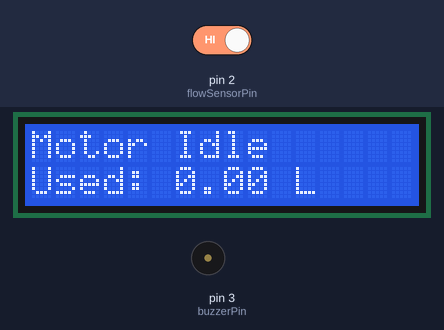
The sketch below on a simulated Arduino Uno, built with avr-gcc and run on an emulated ATmega328P. On the bench: 16×2 character LCD, buzzer (waves = sounding, pin HIGH). The test bench sets the inputs (shaded band); at power-on: pin 2 (flowSensorPin) HIGH. What the sketch prints to the serial monitor is not drawn.

Above: at 4.7 s.
4.8 s: pin 2 (flowSensorPin) driven LOW
At 5.9 s:
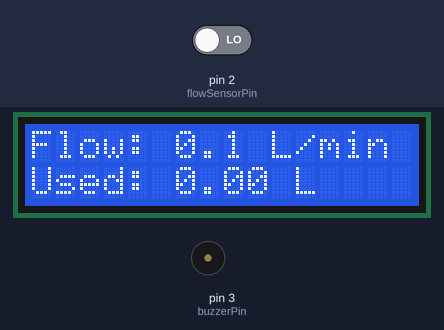
At 8.3 s:
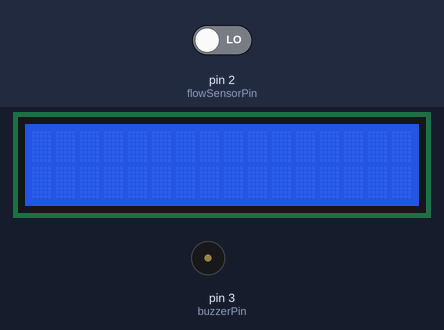
Timing chart, 0 to 9.8 s (numbered marks = the images above; inputs shaded):
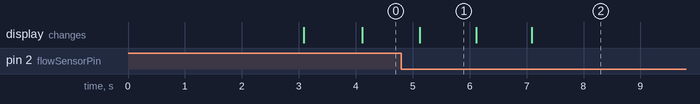

Measured:
- after the input at 4.8 s, the display: changes after 0.32 s (image 1)
- what the display in image 1 shows lasts 1.0 s, from 5.1 s to 6.1 s

The sketch:

PROJECT.ino
```cpp
#include <Wire.h>
#include <LiquidCrystal_I2C.h>

LiquidCrystal_I2C lcd(0x27, 16, 2);  // Try 0x3F if 0x27 doesn't work

const int flowSensorPin = 2;
const int buzzerPin = 3;

volatile int pulseCount;
float flowRate;
float totalLitres = 0;
unsigned long previousMillis;
bool motorIdle = false;
bool buzzerAlerted = false;

void setup() {
  pinMode(flowSensorPin, INPUT_PULLUP);
  pinMode(buzzerPin, OUTPUT);
  digitalWrite(buzzerPin, LOW);

  Serial.begin(115200);

  lcd.init();
  lcd.backlight();

  // Show project heading
  lcd.setCursor(0, 0);
  lcd.print("H2O TRACKER");
  lcd.setCursor(0, 1);
  lcd.print("DAILY USAGE");
  delay(3000);
  lcd.clear();

  attachInterrupt(digitalPinToInterrupt(flowSensorPin), pulseCounter, FALLING);
  previousMillis = millis();
}

void loop() {
  unsigned long currentMillis = millis();

  if ((currentMillis - previousMillis) >= 1000) {
    detachInterrupt(digitalPinToInterrupt(flowSensorPin));

    flowRate = ((1000.0 / (currentMillis - previousMillis)) * pulseCount) / 7.5;
    float litresPerMinute = flowRate;
    float litresUsedThisSecond = litresPerMinute / 60.0;
    totalLitres += litresUsedThisSecond;

    bool limitExceeded = totalLitres >= 0.5;

    lcd.clear();

    if (flowRate > 0.0) {
      motorIdle = false;
      lcd.setCursor(0, 0);
      lcd.print("Flow: ");
      lcd.print(flowRate, 1);
      lcd.print(" L/min");

      lcd.setCursor(0, 1);
      lcd.print("Used: ");
      lcd.print(totalLitres, 2);
      lcd.print(" L");
    } else {
      if (!motorIdle) {
        lcd.setCursor(0, 0);
        lcd.print("Motor Idle");
        lcd.setCursor(0, 1);
        lcd.print("Used: ");
        lcd.print(totalLitres, 2);
        lcd.print(" L");
        motorIdle = true;
      }
    }

    Serial.print("{\"flowLpm\":");
    Serial.print(flowRate, 2);
    Serial.print(",\"totalLitres\":");
    Serial.print(totalLitres, 2);
    Serial.print(",\"motorIdle\":");
    Serial.print(motorIdle ? "true" : "false");
    Serial.print(",\"limitExceeded\":");
    Serial.print(limitExceeded ? "true" : "false");
    Serial.print(",\"buzzerAlerted\":");
    Serial.print(buzzerAlerted ? "true" : "false");
    Serial.println("}");

    // Alert only once when usage crosses 0.5L
    if (limitExceeded && !buzzerAlerted) {
      lcd.clear();
      lcd.setCursor(0, 0);
      lcd.print("Limit Exceeded!!");

      digitalWrite(buzzerPin, HIGH);
      delay(10000); // Buzzer rings for 10 seconds
      digitalWrite(buzzerPin, LOW);

      buzzerAlerted = true;
    }

    pulseCount = 0;
    previousMillis = currentMillis;
    attachInterrupt(digitalPinToInterrupt(flowSensorPin), pulseCounter, FALLING);
  }
}

void pulseCounter() {
  pulseCount++;
}
```
